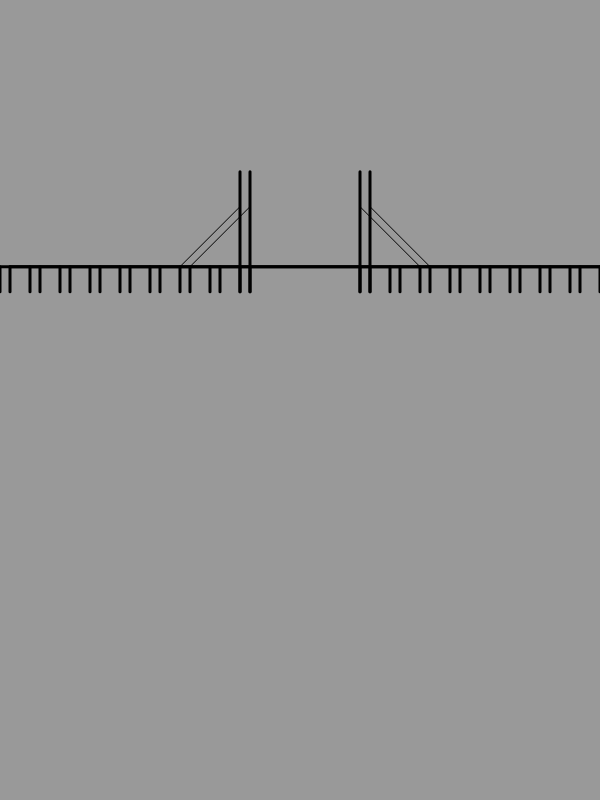
Frame 1 (no input)
Frame 2 (the mouse pressed at the canvas centre, redrawn once): identical to frame 1, image omitted

The p5.js sketch that drew this single still picture (run headless with seeded random() and noise() and a simulated clock; the mouse was pressed at the canvas centre and the sketch redrawn once):

// p5.js sketch
// ── sketch.js
var _width = 600;
var _height = 800;
function setup() {
  createCanvas(_width, _height);
  colorMode(HSB);
}

function drawPoster2() {
  var i = 0;
  var gapPillar = 30;
  var pillars = int((width/gapPillar)/2) - 1;
  var mainPillarHeight = 95;
  var pillarHeight = 25;
  var leftMainPillar = gapPillar*(pillars-1);
  var rightMainPillar = gapPillar*(pillars+3);
  var pillarWeight = 3;
  var cableWeight = 1;

  strokeWeight(pillarWeight);
  line(0, height / 3, width, height / 3);
  for(i=0; i<pillars; i++) {
    line(i*gapPillar, height / 3, i*gapPillar, height / 3 + pillarHeight);
  }
  for(i=0; i<pillars; i++) {
    line(rightMainPillar + i*gapPillar, height / 3, rightMainPillar + i*gapPillar, height / 3 + pillarHeight);
  }

  line(leftMainPillar, height/3 - mainPillarHeight, leftMainPillar, height/3 + pillarHeight);
  line(rightMainPillar, height/3 - mainPillarHeight, rightMainPillar, height/3 + pillarHeight);

  strokeWeight(cableWeight);
  line(leftMainPillar, height/3 - 60, leftMainPillar - 60, height / 3);
  line(rightMainPillar, height/3 - 60, rightMainPillar + 60, height / 3);

}

function draw() {
  var bColor = color(0, 0, 60);
  var fColor = color(0, 0, 90);  
  background(bColor);
  fill(fColor);
  drawPoster2();
  translate(10, 0);
  drawPoster2();
  noLoop();
}
